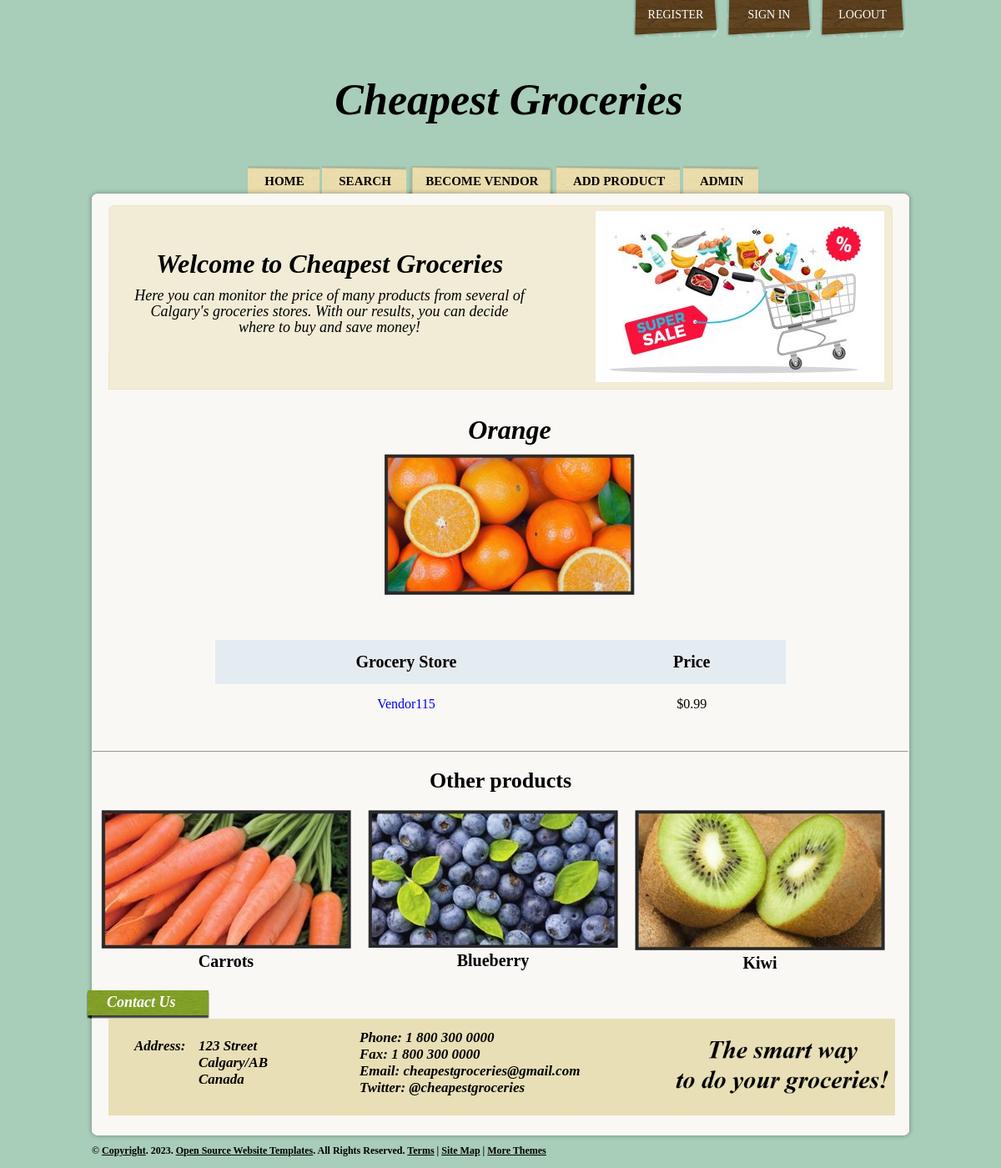
Page /Fruits_Vegetables/orange/ (signed in) on the committed database.
### products/models.py (models this page shows, shortened)
class Product(models.Model):
    category    = models.ForeignKey(Category, related_name = 'products', on_delete = models.CASCADE)
    vendor      = models.ForeignKey(Vendor, related_name = 'products', on_delete = models.CASCADE)
    title       = models.CharField(max_length = 200)
    slug        = models.SlugField(max_length = 200, unique = True) #used in the urls
    price       = models.DecimalField(max_digits = 6, decimal_places = 2, blank=True, default = 0.0)
    date_added  = models.DateTimeField(auto_now_add = True)
    image       = models.ImageField(upload_to = 'uploads/', blank = True, null = True)
    thumbnail   = models.ImageField(upload_to = 'uploads/', blank = True, null = True)
    class Meta:
        ordering = ['-date_added'] #data in descent order
    def __str__(self):
        return self.title #self.vendor
    def get_thumbnail(self):
        if self.thumbnail:
            return self.thumbnail.url

### vendor/models.py (models this page shows, shortened)
class Vendor(models.Model):
    name = models.CharField(max_length = 255)
    created_at = models.DateTimeField(auto_now_add = True)
    created_by = models.OneToOneField(User, related_name = 'vendor', on_delete = models.CASCADE)
    class Meta:
        ordering = ['name']

### products/views.py (the view)
# urls.py: path('<slug:category_slug>/<slug:product_slug>/', product, name = 'product'), #own
def product(request, category_slug, product_slug):
    product = get_object_or_404(Product, category__slug = category_slug, slug = product_slug)
    list_products =  Product.objects.filter(title=product).values()
    list_id = []
    list_price = []
    list_final = {}
    for p in list_products:
        list_id.append(p['vendor_id'])
        list_price.append(p['price'])
    vendor_name = []
    vendor_id =  Vendor.objects.filter(pk__in=list_id)
    for n in vendor_id:
        vendor_name.append(n.name)
    for p, v in enumerate(vendor_name):
        list_final[v] = list_price[p]
    list_final = dict(sorted(list_final.items(), key=operator.itemgetter(1)))
    print(list_final)
    other_products = list(product.category.products.exclude(id=product.id))
    if len(other_products) >= 3:
        other_products = random.sample(other_products, 3)
    template = 'product.html'
    content = {'product': product, 'other_products': other_products, 'list_final': list_final}
    return render(request, template, content)

### products/context_processors.py (called while the page is built)
def menu_categories(request):
    categories = Category.objects.all()
    return {'menu_categories': categories}

### templates/product.html (shortened to what this page needs)
{% extends "base.html" %}
{% block content %}
    {% if user.is_authenticated %}
        <div class="productview">
            {% if product.image %}
                <h1>{{ product.title }}</h1>
                <figure class="image">
                    <img src="{{ product.get_thumbnail }}">
                </figure>
            {% endif %}
        </div>
        <div class="box">
            <table class="table-v-a center-t">
                <thead class="table-fonth">
                    <tr class="tr-v-a tr-v-a-h">
                        <th class="th-td-v-a th-color">Grocery Store</th>
                        <th class="th-td-v-a th-color">Price</th>
                    </tr>
                </thead>
                <tbody>
                    {% for vendor,price in list_final.items %}
                        <tr class="tr-v-a tr-v-a-h table-fontr">
                            <td class="th-td-v-a"><a href="{% url 'product' product.category.slug product.slug %}"
                                style="text-decoration: none;">{{ vendor }}</a></td>
                            <td class="th-td-v-a">${{ price }}</td>
                        </tr>
                    {% endfor %}
                </tbody>
            </table>
            <br>
            <br>
        </div>
        <hr class="rounded">
        {% if other_products %}
            <div class="column is-12">
                <h2 class="h1 font-weight-normal form-register-h2">Other products</h2>
            </div>
            {% for product in other_products %}
                {% include 'list_item.html' %}
            {% endfor %}
        {% endif %}
    {% else %}
        <div class="heading">
            Hello
        </div>
        <p class="msglogout">You're not logged in. Would you like to
        <a href="{% url 'login' %}">login</a>?</p>
    {% endif %}
{% endblock %}

### templates/list_item.html
<div class="productHolder">
    <figure>
        <a href="{% url 'product' product.category.slug product.slug %}">
        <img src="{{ product.get_thumbnail }}"></a>
    </figure>
    <h class="product">{{ product.title }}</h>
</div>

### pages/static/css/style.css (style rules this page uses)
* { margin:0px; }
img { border:none; }
body { background:#a8cdb8; color:#000000; font-family:Times, "Times New Roman", Georgia, serif; font-size:14px; }
h1 { color:#000000; font-size:32px; font-style:italic; line-height:normal; margin:5px 0px 10px; }
.form-register-h2 { text-align: center; padding-top: 0.5cm; font-size: 26px; padding-bottom: 0.5cm; }
.product { text-align: center; color:#000000; font-size:20px; font-weight: bold; font-style: normal; padding:10px; }
.productHolder { float:left; width:300px; padding-bottom:5px; margin:0px 10px; text-align: center; }
.productview { float:center; width:300px; padding-bottom:center; margin: 30px 300px 50px 350px; text-align: center; }
.table-v-a { border-collapse: collapse; width: 70%; padding: 15px 15px 15px 15px; }
.center-t { margin-left: auto; margin-right: auto; }
.th-color { background-color: #e4ebf1; color: rgb(7, 1, 1); }
.th-td-v-a { text-align: center; padding: 15px; }
.table-fonth { font-size: 20px; font-weight: bold; }
.table-fontr { font-size: 16px; font-weight: normal; }

### rows in the picture
Product: title "Orange", get_thumbnail (picture), list_final "0.99"
Vendor: list_final "Vendor115"
Product: get_thumbnail (picture), title "Carrots"
Product: get_thumbnail (picture), title "Blueberry"
Product: get_thumbnail (picture), title "Kiwi"
